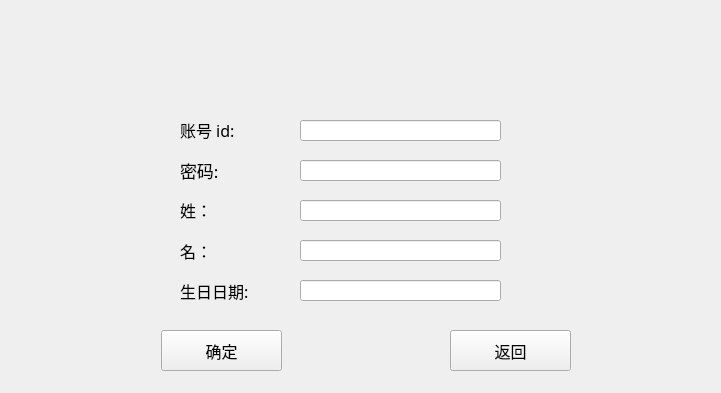
<?xml version="1.0" encoding="UTF-8"?>
<ui version="4.0">
 <class>Register</class>
 <widget class="QWidget" name="Register">
  <property name="geometry">
   <rect>
    <x>0</x>
    <y>0</y>
    <width>721</width>
    <height>393</height>
   </rect>
  </property>
  <property name="font">
   <font>
    <pointsize>11</pointsize>
   </font>
  </property>
  <property name="windowTitle">
   <string>Form</string>
  </property>
  <widget class="QPushButton" name="confirm">
   <property name="geometry">
    <rect>
     <x>161</x>
     <y>330</y>
     <width>121</width>
     <height>41</height>
    </rect>
   </property>
   <property name="font">
    <font>
     <family>微软雅黑</family>
     <pointsize>12</pointsize>
    </font>
   </property>
   <property name="text">
    <string>确定</string>
   </property>
  </widget>
  <widget class="QPushButton" name="return_2">
   <property name="geometry">
    <rect>
     <x>450</x>
     <y>330</y>
     <width>121</width>
     <height>41</height>
    </rect>
   </property>
   <property name="font">
    <font>
     <family>微软雅黑</family>
     <pointsize>12</pointsize>
    </font>
   </property>
   <property name="text">
    <string>返回</string>
   </property>
  </widget>
  <widget class="QLabel" name="account_id">
   <property name="geometry">
    <rect>
     <x>180</x>
     <y>120</y>
     <width>101</width>
     <height>20</height>
    </rect>
   </property>
   <property name="font">
    <font>
     <family>微软雅黑</family>
     <pointsize>12</pointsize>
    </font>
   </property>
   <property name="text">
    <string>账号 id:</string>
   </property>
  </widget>
  <widget class="QLineEdit" name="cinaccount_id">
   <property name="geometry">
    <rect>
     <x>300</x>
     <y>120</y>
     <width>201</width>
     <height>21</height>
    </rect>
   </property>
  </widget>
  <widget class="QLabel" name="password">
   <property name="geometry">
    <rect>
     <x>180</x>
     <y>160</y>
     <width>91</width>
     <height>20</height>
    </rect>
   </property>
   <property name="font">
    <font>
     <family>微软雅黑</family>
     <pointsize>13</pointsize>
    </font>
   </property>
   <property name="text">
    <string>密码:</string>
   </property>
  </widget>
  <widget class="QLineEdit" name="cinpassword">
   <property name="geometry">
    <rect>
     <x>300</x>
     <y>160</y>
     <width>201</width>
     <height>21</height>
    </rect>
   </property>
   <property name="echoMode">
    <enum>QLineEdit::Password</enum>
   </property>
  </widget>
  <widget class="QLabel" name="birthday">
   <property name="geometry">
    <rect>
     <x>180</x>
     <y>280</y>
     <width>81</width>
     <height>21</height>
    </rect>
   </property>
   <property name="font">
    <font>
     <family>微软雅黑</family>
     <pointsize>12</pointsize>
    </font>
   </property>
   <property name="text">
    <string>生日日期:</string>
   </property>
  </widget>
  <widget class="QLineEdit" name="cinBirthday">
   <property name="geometry">
    <rect>
     <x>300</x>
     <y>280</y>
     <width>201</width>
     <height>21</height>
    </rect>
   </property>
  </widget>
  <widget class="QLabel" name="birthday_2">
   <property name="geometry">
    <rect>
     <x>180</x>
     <y>200</y>
     <width>101</width>
     <height>20</height>
    </rect>
   </property>
   <property name="font">
    <font>
     <family>微软雅黑</family>
     <pointsize>12</pointsize>
    </font>
   </property>
   <property name="text">
    <string>姓：</string>
   </property>
  </widget>
  <widget class="QLabel" name="birthday_3">
   <property name="geometry">
    <rect>
     <x>180</x>
     <y>240</y>
     <width>91</width>
     <height>21</height>
    </rect>
   </property>
   <property name="font">
    <font>
     <family>微软雅黑</family>
     <pointsize>12</pointsize>
    </font>
   </property>
   <property name="text">
    <string>名：</string>
   </property>
  </widget>
  <widget class="QLineEdit" name="cinFirstName">
   <property name="geometry">
    <rect>
     <x>300</x>
     <y>200</y>
     <width>201</width>
     <height>21</height>
    </rect>
   </property>
   <property name="echoMode">
    <enum>QLineEdit::Normal</enum>
   </property>
  </widget>
  <widget class="QLineEdit" name="cinLastName">
   <property name="geometry">
    <rect>
     <x>300</x>
     <y>240</y>
     <width>201</width>
     <height>21</height>
    </rect>
   </property>
   <property name="echoMode">
    <enum>QLineEdit::Normal</enum>
   </property>
  </widget>
 </widget>
 <resources/>
 <connections/>
</ui>
